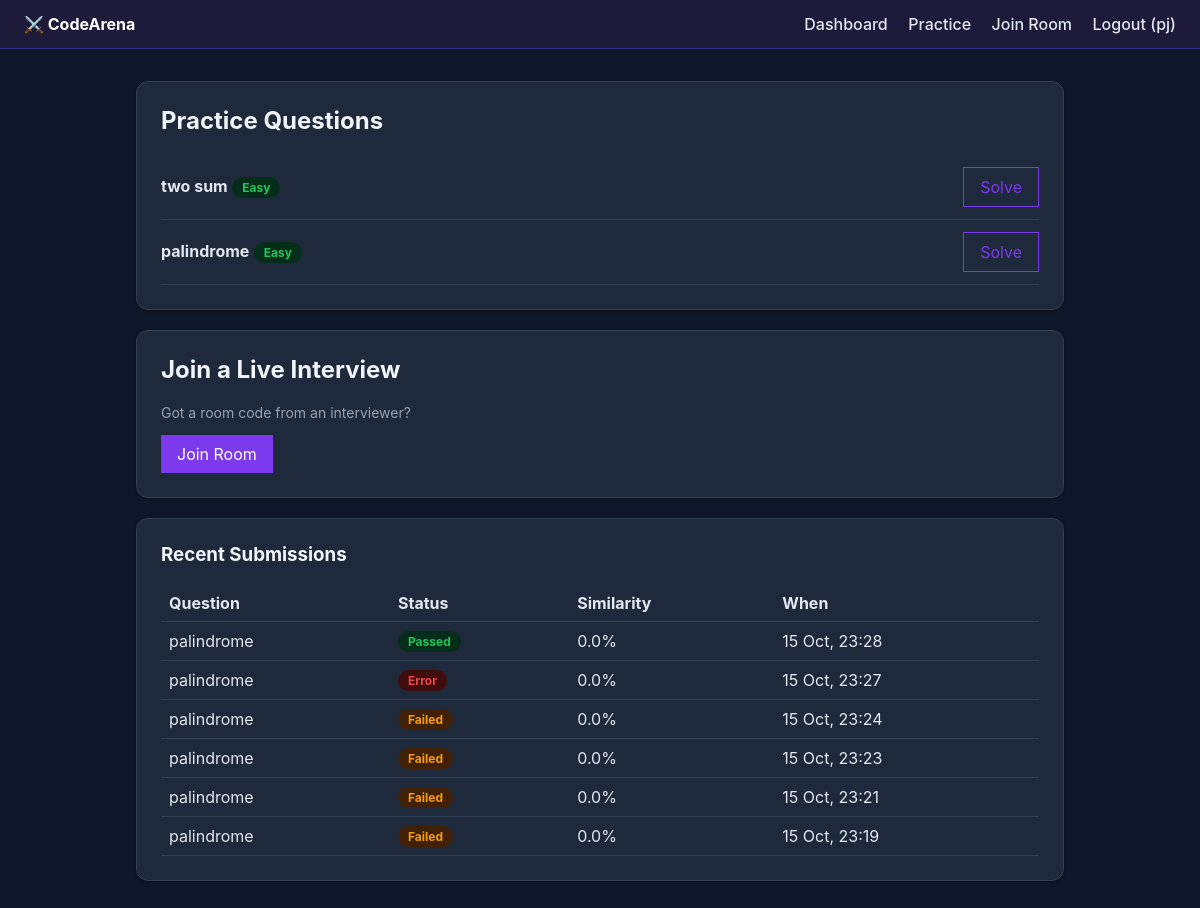
The page / (signed in) on the database as committed earlier.
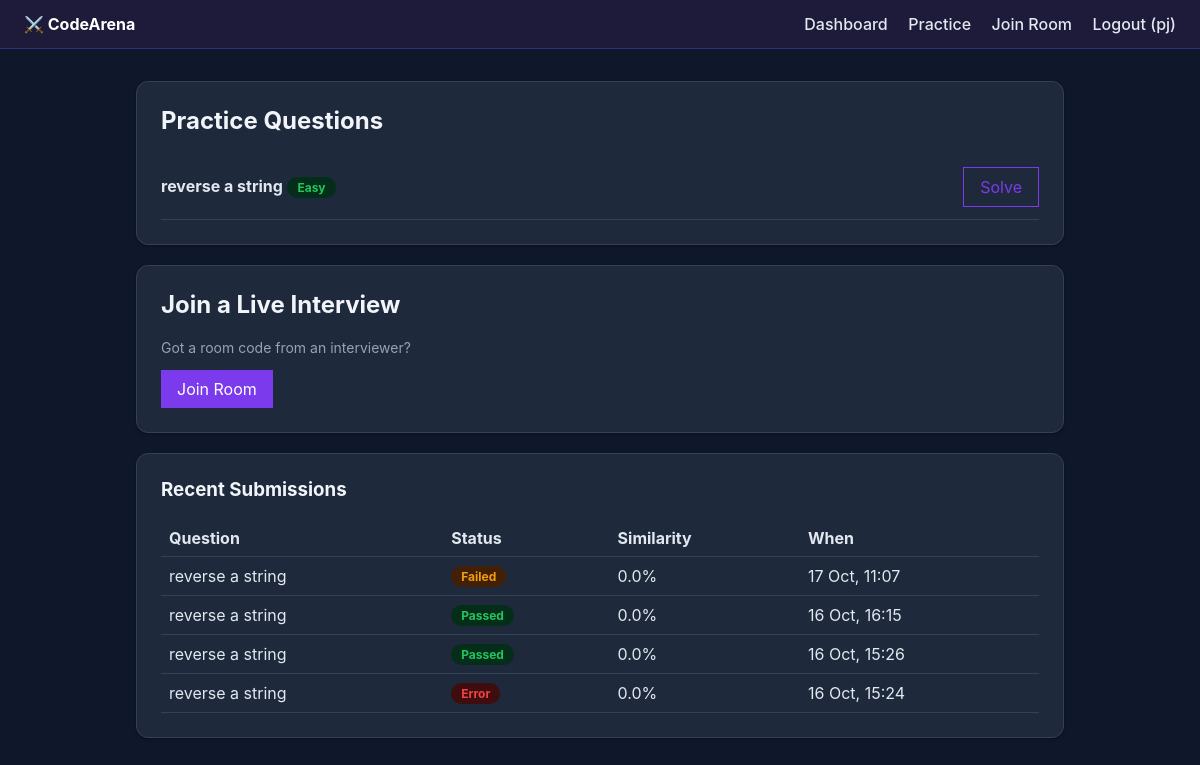
The same page on the database as committed later.
### accounts/models.py (models this page shows, shortened)
class User(AbstractUser):
    ROLE_CHOICES = [
        ("student", "Student"),
        ("interviewer", "Interviewer"),
    ]
    role = models.CharField(max_length=20, choices=ROLE_CHOICES, default="student")

### questions/models.py (models this page shows, shortened)
class Question(models.Model):
    DIFFICULTY_CHOICES = [
        ("easy", "Easy"),
        ("medium", "Medium"),
        ("hard", "Hard"),
    ]
    title = models.CharField(max_length=100)
    description = models.TextField()
    difficulty = models.CharField(max_length=20, choices=DIFFICULTY_CHOICES, default="easy")
    starter_code = models.TextField(blank=True, default="# Write your solution below\n")
    sample_input = models.TextField(blank=True, help_text="Fed to the program via stdin")
    sample_output = models.TextField(
        blank=True, help_text="Expected stdout (compared after trimming whitespace)"
    )

### submissions/models.py (models this page shows, shortened)
class Submission(models.Model):
    STATUS_CHOICES = [
        ("Pending", "Pending"),
        ("Passed", "Passed"),
        ("Failed", "Failed"),
        ("Error", "Error"),
    ]
    user = models.ForeignKey(settings.AUTH_USER_MODEL, related_name="submissions", on_delete=models.CASCADE)
    question = models.ForeignKey("questions.Question", related_name="submissions", on_delete=models.CASCADE)
    room = models.ForeignKey(
        "interviews.Room", null=True, blank=True, related_name="submissions", on_delete=models.SET_NULL
    )
    code = models.TextField()
    output = models.TextField(blank=True)
    status = models.CharField(max_length=20, choices=STATUS_CHOICES, default="Pending")
    similarity_score = models.FloatField(default=0.0)
    most_similar_user = models.CharField(max_length=150, blank=True)
    submitted_at = models.DateTimeField(auto_now_add=True)
    class Meta:
        ordering = ["-submitted_at"]

### accounts/views.py (the view)
# urls.py: path('', views.dashboard_view, name='dashboard'),
@login_required
def dashboard_view(request):
    if request.user.role == 'interviewer':
        rooms = Room.objects.filter(created_by=request.user)
        return render(request, 'accounts/dashboard_interviewer.html', {'rooms': rooms})
    else:
        questions = Question.objects.all()
        recent_submissions = Submission.objects.filter(user=request.user)[:10]
        return render(request, 'accounts/dashboard_student.html', {
            'questions': questions,
            'recent_submissions': recent_submissions,
        })

### accounts/templates/accounts/dashboard_student.html (shortened to what this page needs)
{% extends "base.html" %}
{% block content %}
<div class="card">
  <h2>Practice Questions</h2>
  {% for q in questions %}
    <div class="row">
      <div>
        <strong>{{ q.title }}</strong>
        <span class="badge {{ q.difficulty }}">{{ q.get_difficulty_display }}</span>
      </div>
      <a href="{% url 'practice' q.id %}" class="btn btn-outline">Solve</a>
    </div>
  {% empty %}
    <p class="muted">No questions yet.</p>
  {% endfor %}
</div>
<div class="card">
  <h2>Join a Live Interview</h2>
  <p class="muted">Got a room code from an interviewer?</p>
  <a href="{% url 'join_room' %}" class="btn">Join Room</a>
</div>
<div class="card">
  <h3>Recent Submissions</h3>
  {% if recent_submissions %}
    <table>
      <tr><th>Question</th><th>Status</th><th>Similarity</th><th>When</th></tr>
      {% for s in recent_submissions %}
      <tr>
        <td>{{ s.question.title }}</td>
        <td><span class="badge {{ s.status }}">{{ s.status }}</span></td>
        <td>{{ s.similarity_score }}%</td>
        <td>{{ s.submitted_at|date:"d M, H:i" }}</td>
      </tr>
      {% endfor %}
    </table>
  {% else %}
    <p class="muted">No submissions yet.</p>
  {% endif %}
</div>
{% endblock %}

### templates/base.html (shortened to what this page needs)
<!DOCTYPE html>
<html lang="en">
<head>
</head>
<body>
<nav>
  <div><strong>⚔️ CodeArena</strong></div>
  <div>
    {% if user.is_authenticated %}
      <a href="{% url 'dashboard' %}">Dashboard</a>
      <a href="{% url 'question_list' %}">Practice</a>
      {% if user.role == 'interviewer' %}<a href="{% url 'create_room' %}">New Room</a>{% else %}<a href="{% url 'join_room' %}">Join Room</a>{% endif %}
      <a href="{% url 'logout' %}">Logout ({{ user.username }})</a>
    {% else %}
      <a href="{% url 'login' %}">Login</a>
      <a href="{% url 'register' %}">Register</a>
    {% endif %}
  </div>
</nav>
<div class="container">
  {% block content %}{% endblock %}
</div>
</body>
</html>

### templates/base.html (style rules this page uses)
:root { --primary:#7c3aed; --bg:#0f172a; --panel:#1e293b; --text:#e2e8f0; --muted:#94a3b8; --danger:#ef4444; --success:#22c55e; --warn:#f59e0b; }
* { box-sizing: border-box; }
body { margin:0; font-family: -apple-system, "Segoe UI", Roboto, sans-serif; background:var(--bg); color:var(--text); }
nav { background:#1e1b3a; color:#fff; padding:14px 24px; display:flex; justify-content:space-between; align-items:center; flex-wrap:wrap; border-bottom:1px solid #312e81; }
nav a { color:#e2e8f0; text-decoration:none; margin-left:16px; font-weight:500; }
.container { max-width:960px; margin:32px auto; padding:0 16px; }
.card { background:var(--panel); border-radius:12px; padding:24px; box-shadow:0 1px 3px rgba(0,0,0,0.3); margin-bottom:20px; border:1px solid #334155; }
h1,h2,h3 { margin-top:0; color:#f1f5f9; }
button, .btn { background:var(--primary); color:#fff; border:none; cursor:pointer; text-decoration:none; display:inline-block; padding:9px 16px; }
.btn-outline { background:transparent; color:var(--primary); border:1px solid var(--primary); }
table { width:100%; border-collapse: collapse; }
th, td { text-align:left; padding:8px; border-bottom:1px solid #334155; }
.muted { color: var(--muted); font-size: 14px; }
.row { display:flex; justify-content:space-between; align-items:center; padding:12px 0; border-bottom:1px solid #334155; }
.badge { display:inline-block; padding:3px 10px; border-radius:999px; font-size:12px; font-weight:700; }
.badge.easy { background:#052e1a; color:var(--success); }
.badge.Passed { background:#052e1a; color:var(--success); }
.badge.Failed { background:#422006; color:var(--warn); }
.badge.Error, .badge.Pending { background:#3f0d0d; color:var(--danger); }

Rows that differ between the two databases and show on the page:
removed Question: title "two sum", difficulty "Easy"
removed Question: title "palindrome", difficulty "Easy"
removed Submission: question "palindrome", status "Passed", similarity_score "0.0", submitted_at "15 Oct, 23:28"
removed Submission: question "palindrome", status "Error", similarity_score "0.0", submitted_at "15 Oct, 23:27"
removed Submission: question "palindrome", status "Failed", similarity_score "0.0", submitted_at "15 Oct, 23:24"
removed Submission: question "palindrome", status "Failed", similarity_score "0.0", submitted_at "15 Oct, 23:23"
removed Submission: question "palindrome", status "Failed", similarity_score "0.0", submitted_at "15 Oct, 23:21"
removed Submission: question "palindrome", status "Failed", similarity_score "0.0", submitted_at "15 Oct, 23:19"
added Question: title "reverse a string", difficulty "Easy"
added Submission: question "reverse a string", status "Failed", similarity_score "0.0", submitted_at "17 Oct, 11:07"
added Submission: question "reverse a string", status "Passed", similarity_score "0.0", submitted_at "16 Oct, 16:15"
added Submission: question "reverse a string", status "Passed", similarity_score "0.0", submitted_at "16 Oct, 15:26"
added Submission: question "reverse a string", status "Error", similarity_score "0.0", submitted_at "16 Oct, 15:24"
